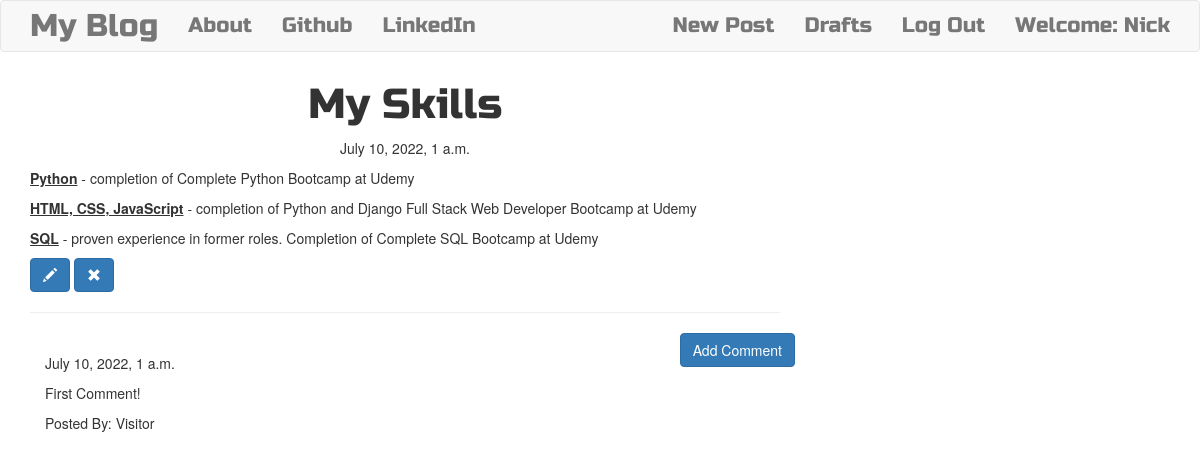
Screenshot of /post/3/ (signed in) with the database file from the repository.
### blog/models.py (models this page shows, shortened)
class Post(models.Model):
    author = models.ForeignKey('auth.User', on_delete=models.CASCADE)
    title = models.CharField(max_length=200)
    text = models.TextField()
    created_date = models.DateTimeField(default=timezone.now)
    published_date = models.DateTimeField(blank=True,null=True)

class Comment(models.Model):
    post = models.ForeignKey('blog.Post',related_name='comments', on_delete=models.CASCADE)
    author = models.CharField(max_length=200)
    text = models.TextField()
    created_date = models.DateTimeField(default=timezone.now)
    approved_comment = models.BooleanField(default=False)

### blog/views.py (the view)
# urls.py: path('post/<int:pk>/',views.PostDetailView.as_view(),name='post_detail'),
class PostDetailView(DetailView):
    model = Post

### blog/templates/blog/post_detail.html (shortened to what this page needs)
{% extends "blog/base.html" %}
{% block content %}
<h1 class="posttitle loader">{{post.title}}</h1>
{% if post.published_date %}
<div class="date postdate">
  {{ post.published_date }}
</div>
{% else %}
<a class="btn btn-default" href="{% url 'post_publish' pk=post.pk %}">Publish</a>
{% endif %}
<p class="postcontent">{{ post.text|safe|linebreaksbr}}</p>
{% if user.is_authenticated %}
  <a class="btn btn-primary" href="{% url 'post_edit' pk=post.pk %}">
    <span class="glyphicon glyphicon-pencil"></span>
  </a>
  <a class="btn btn-primary" href="{% url 'post_remove' pk=post.pk %}">
    <span class="glyphicon glyphicon-remove"></span>
  </a>
{% endif %}
<hr>
<a class="btn btn-primary btn-comment" href="{% url 'add_comment_to_post' pk=post.pk %}">Add Comment</a>
<div class="container">
  {% for comment in post.comments.all %}
  <br>
    {% if user.is_authenticated or comment.approved_comment %}
      {{comment.created_date}}
        <p>{{comment.text|safe|linebreaks}}</p>
        <p>Posted By: {{comment.author}}</p>
    {% endif %}
    {% empty %}
    <p>No Comments!</p>
  {% endfor %}
</div>
{% endblock %}

### blog/templates/blog/base.html (shortened to what this page needs)
<!DOCTYPE html>
{% load static %}
<html lang="en" dir="ltr">
  <head>
    <link rel="stylesheet" href="https://cdn.jsdelivr.net/npm/bootstrap@3.3.7/dist/css/bootstrap.min.css">
    <link rel="stylesheet" href="//cdn.jsdelivr.net/npm/medium-editor@latest/dist/css/medium-editor.min.css" type="text/css" media="screen" charset="utf-8">
    <link rel="stylesheet" href="{% static 'css/blog.css' %}">
  </head>
  <body class="loader">
    <nav class="navbar navbar-default techfont custom-navbar">
      <div class="container">
        <ul class="nav navbar-nav">
          <li><a class="navbar-brand bigbrand" href="{% url 'post_list' %}">My Blog</a></li>
          <li><a href="{% url 'about' %}">About</a></li>
          <li><a href="https://github.com/coppolni">Github</a></li>
          <li><a href="https://www.linkedin.com/in/nicholas-coppola-13bb9031">LinkedIn</a></li>
        </ul>
        <ul class="nav navbar-nav navbar-right">
          {% if user.is_authenticated %}
          <li>
              <a href="{% url 'post_new' %}">New Post</a>
          </li>
          <li>
              <a href="{% url 'post_draft_list' %}">Drafts</a>
          </li>
          <li>
              <a href="{% url 'logout' %}">Log Out</a>
          </li>
          <li>
              <a>Welcome: {{user.username}}</a>
          </li>
          {% else %}
          <li><a class="nav navbar-right" href="{% url 'login' %}"><span class="glyphicon glyphicon-user"></span></a></li>
          {% endif %}
        </ul>
      </div>
    </nav>
    <div class="content container">
      <div class="row">
        <div class="col-md-8">
          <div class="blog_posts">
            {% block content %}
            {% endblock %}
          </div>
        </div>
      </div>
    </div>
  </body>
</html>

### blog/static/css/blog.css (style rules this page uses)
.techfont { font-family: 'Russo One', sans-serif; font-size: 1.5em; margin-bottom: 10px; }
.bigbrand { font-size: 1.5em; }
.postdate { text-align: center; }
.posttitle { font-family: 'Russo One', sans-serif; font-size: 3em; text-align: center; }
.postcontent { font-family: 'Montserrat'; font-size: 1.5em; }
.btn-comment { position: absolute; right: 0px; }
.loader { filter:hue-rotate(0deg); color:linear-gradient(45deg,#0f8,#08f); animation:hue 10000ms infinite linear; }

### rows the page displays
Post: title "My Skills", published_date "July 10, 2022, 1 a.m.", text "Python - completion of Complete Python Bootcamp at Udemy HTML, CSS, JavaScript - completion of Python and Django Full Stack Web Developer Bootcamp at Udemy SQL - proven experience in former roles. Completion of Complete SQL Bootcamp at Udemy"
Comment: created_date "July 10, 2022, 1 a.m.", text "First Comment!", author "Visitor"

### other values shown
{{ user.username }} "Nick"
